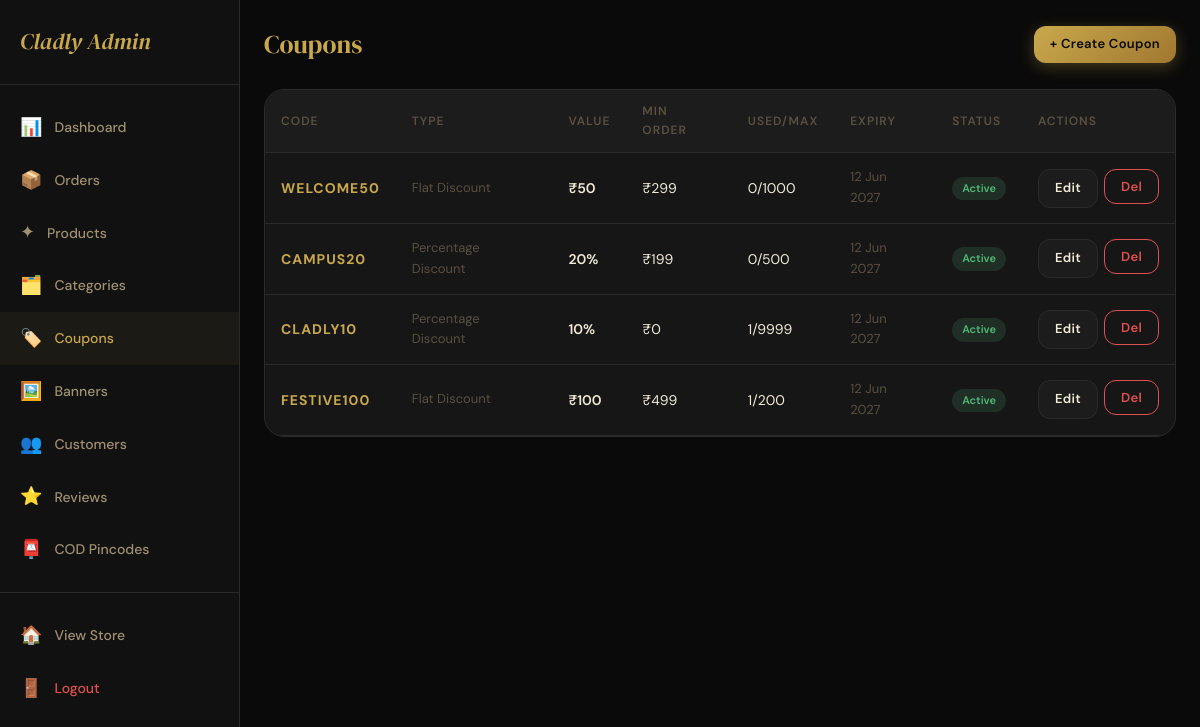
The page /admin-panel/coupons/ (signed in) on the database as committed earlier.
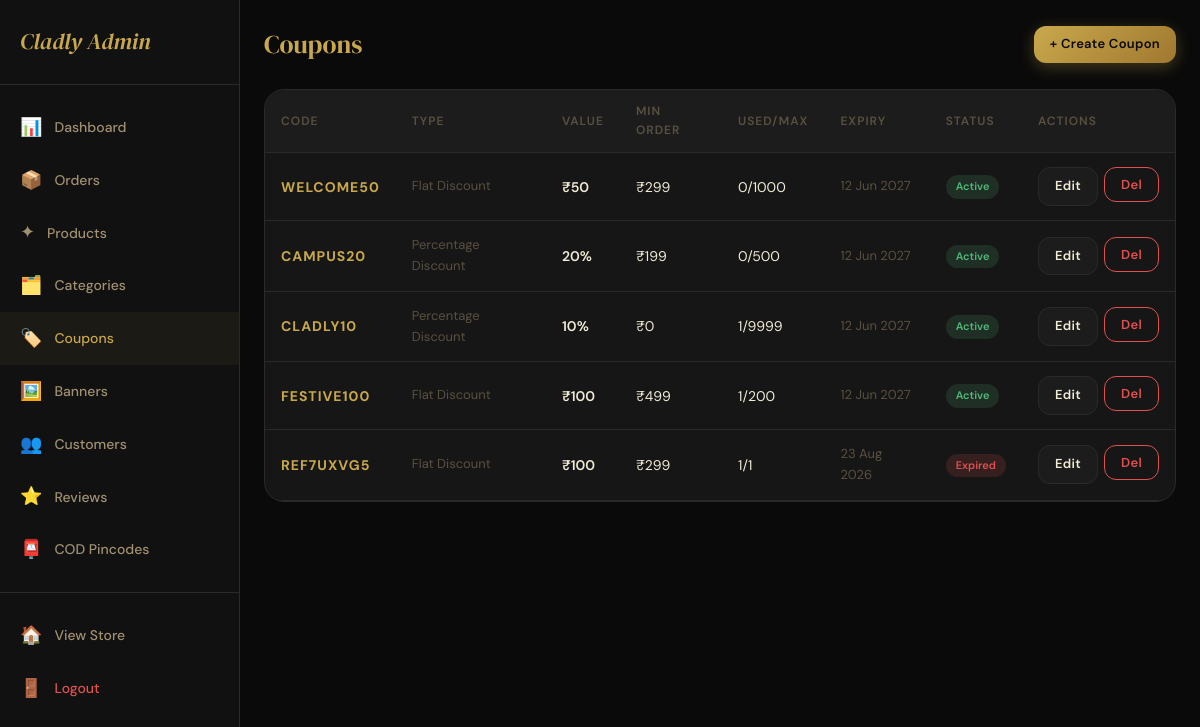
The same page on the database as committed later.
### store/models.py (models this page shows, shortened)
class Coupon(models.Model):
    DISCOUNT_TYPE = [
        ('flat', 'Flat Discount'),
        ('percent', 'Percentage Discount'),
    ]
    code = models.CharField(max_length=50, unique=True)
    description = models.CharField(max_length=200, blank=True)
    discount_type = models.CharField(max_length=10, choices=DISCOUNT_TYPE, default='flat')
    discount_value = models.DecimalField(max_digits=10, decimal_places=2)
    minimum_order_value = models.DecimalField(max_digits=10, decimal_places=2, default=0)
    max_uses = models.IntegerField(default=100)
    used_count = models.IntegerField(default=0)
    start_date = models.DateTimeField()
    expiry_date = models.DateTimeField()
    is_active = models.BooleanField(default=True)
    for_new_users_only = models.BooleanField(default=False)
    created_at = models.DateTimeField(auto_now_add=True)
    def is_valid(self):
        now = timezone.now()
        return (
            self.is_active and
            self.start_date <= now <= self.expiry_date and
            self.used_count < self.max_uses
        )

### store/views.py (the view)
# urls.py: path('admin-panel/coupons/', views.admin_coupons, name='admin_coupons'),
@user_passes_test(is_admin, login_url='/login/')
def admin_coupons(request):
    coupons = Coupon.objects.all()
    return render(request, 'store/admin/coupons.html', {'coupons': coupons})

### store/context_processors.py (called while the page is built)
def cart_wishlist_count(request):
    cart_count = 0
    wishlist_count = 0
    notif_count = 0
    if request.user.is_authenticated:
        cart_count = Cart.objects.filter(user=request.user).count()
        wishlist_count = Wishlist.objects.filter(user=request.user).count()
        notif_count = Notification.objects.filter(user=request.user, is_read=False).count()
    else:
        session_key = request.session.session_key
        if session_key:
            cart_count = Cart.objects.filter(session_key=session_key).count()
    return {
        'cart_count': cart_count,
        'wishlist_count': wishlist_count,
        'notif_count': notif_count,
    }

def categories_list(request):
    categories = Category.objects.filter(is_active=True).order_by('order', 'name')
    return {'nav_categories': categories}

### store/views.py (called while the page is built)
def is_admin(user):
    return user.is_authenticated and user.is_staff

### store/templates/store/admin/coupons.html (shortened to what this page needs)
{% extends 'store/admin/base_admin.html' %}
{% block admin_content %}
<div class="admin-header">
  <div class="admin-page-title">Coupons</div>
  <a href="{% url 'admin_add_coupon' %}" class="btn btn-gold btn-sm">+ Create Coupon</a>
</div>
<div class="table-wrap">
  <table class="data-table">
    <thead><tr><th>Code</th><th>Type</th><th>Value</th><th>Min Order</th><th>Used/Max</th><th>Expiry</th><th>Status</th><th>Actions</th></tr></thead>
    <tbody>
      {% for coupon in coupons %}
        <tr>
          <td style="font-weight:700;color:var(--gold);letter-spacing:1px;">{{ coupon.code }}</td>
          <td style="font-size:13px;color:var(--text-muted);">{{ coupon.get_discount_type_display }}</td>
          <td style="font-weight:600;">
            {% if coupon.discount_type == 'flat' %}₹{{ coupon.discount_value|floatformat:0 }}{% else %}{{ coupon.discount_value|floatformat:0 }}%{% endif %}
          </td>
          <td>₹{{ coupon.minimum_order_value|floatformat:0 }}</td>
          <td>{{ coupon.used_count }}/{{ coupon.max_uses }}</td>
          <td style="font-size:13px;color:var(--text-muted);">{{ coupon.expiry_date|date:"d M Y" }}</td>
          <td>
            {% if coupon.is_valid %}
              <span class="status-badge status-delivered">Active</span>
            {% else %}
              <span class="status-badge status-cancelled">Expired</span>
            {% endif %}
          </td>
          <td>
            <div style="display:flex;gap:6px;">
              <a href="{% url 'admin_edit_coupon' coupon.pk %}" class="btn btn-dark btn-sm">Edit</a>
              <form method="post" action="{% url 'admin_delete_coupon' coupon.pk %}" onsubmit="return confirm('Delete coupon?')">
                {% csrf_token %}<button type="submit" class="btn btn-sm" style="color:var(--error);background:none;border:1px solid var(--error);">Del</button>
              </form>
            </div>
          </td>
        </tr>
      {% empty %}
        <tr><td colspan="8" style="text-align:center;padding:40px;color:var(--text-muted);">No coupons created yet.</td></tr>
      {% endfor %}
    </tbody>
  </table>
</div>
{% endblock %}

Rows that differ between the two databases and show on the page:
added Coupon: code "REF7UXVG5", discount_type "Flat Discount", discount_value "100", minimum_order_value "299", used_count "1", max_uses "1", expiry_date "23 Aug 2026", is_active "Expired"
